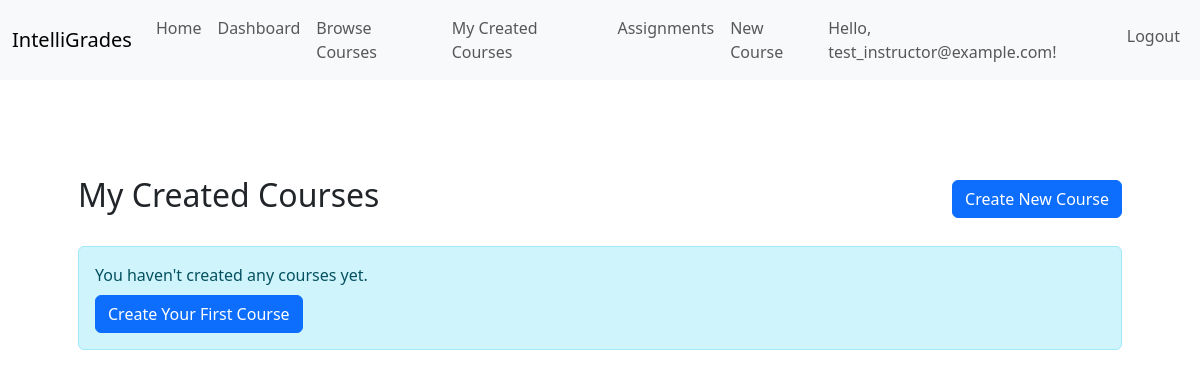
The app's page /courses/my-created-courses (signed in), older data.
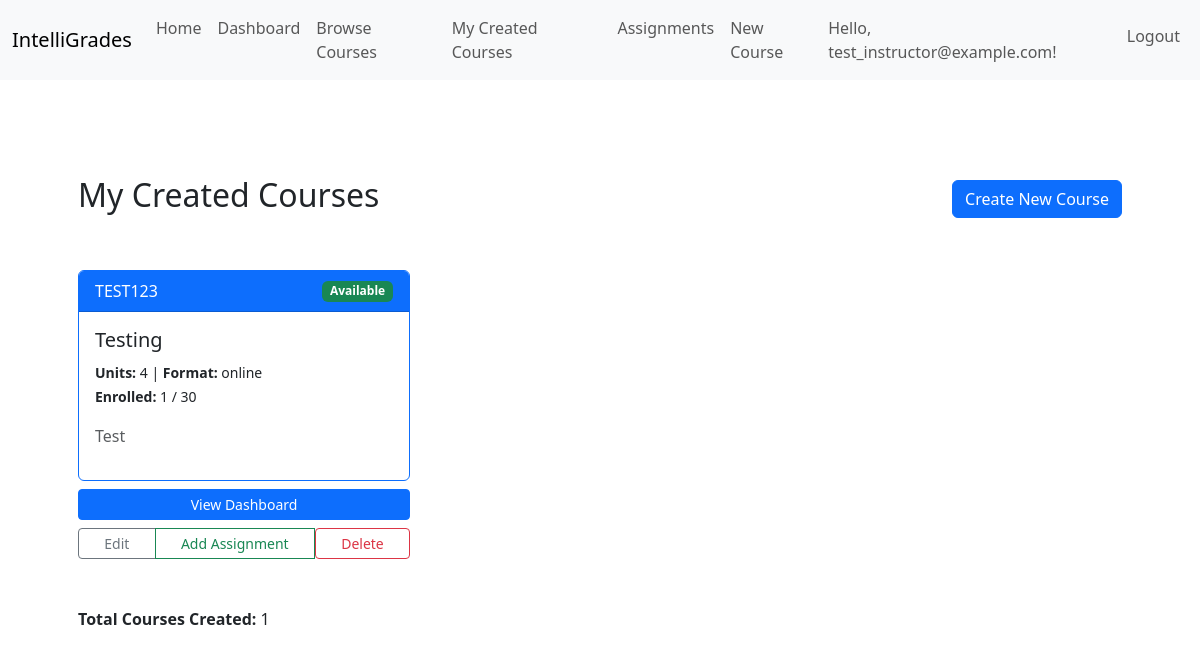
The same page, newer data.
### app/models.py (models this page shows, shortened)
class Course(db.Model):
    __tablename__ = 'courses'
    id = db.Column(db.Integer, primary_key=True)
    code = db.Column(db.String(32), unique=True, nullable=False)
    title = db.Column(db.String(128), nullable=False)
    description = db.Column(db.Text)
    credits = db.Column(db.Integer, nullable=False)  # number of units/credits
    professor = db.Column(db.String(128), nullable=True)
    professor_id = db.Column(db.Integer, db.ForeignKey('users.id'), nullable=True)
    professor_user = db.relationship(
        'User',
        foreign_keys=[professor_id],
        backref='created_courses'
    )
    availability = db.Column(db.Boolean, default=True)
    format = db.Column(db.String(32), default='online')
    max_students = db.Column(db.Integer)
    created_at = db.Column(db.DateTime, default=datetime.utcnow)
    enrollments_rel = db.relationship(
        'Enrollment',
        backref='course',
        lazy='dynamic',
        cascade='all,delete-orphan'
    )
    assignments = db.relationship(
        'Assignment',
        back_populates='course',
        lazy='dynamic',
        cascade='all,delete-orphan'
    )
    def get_student_count(self):
        return self.enrollments_rel.count()

### app/courses/routes.py (the view)
@courses_bp.route('/my-created-courses')
@login_required
@roles_required('professor', 'admin')
def my_created_courses():
    created_courses = Course.query.filter_by(professor_id=current_user.id).all()
    return render_template('courses/my_created_courses.html', courses=created_courses)

### app/__init__.py (called while the page is built)
@login_manager.user_loader
def load_user(user_id):
    return User.query.get(int(user_id))

### app/models.py (called while the page is built)
    @property
    def is_student(self):
        return self.role == self.ROLE_STUDENT

    @property
    def is_professor(self):
        return self.role == self.ROLE_PROFESSOR

### app/courses/templates/courses/my_created_courses.html (shortened to what this page needs)
{% extends "base.html" %} {% block body %}
<div class="container mt-5">
  <div class="d-flex justify-content-between align-items-center mb-4">
    <h2>My Created Courses</h2>
    <a href="{{ url_for('courses.create_course') }}" class="btn btn-primary">
       Create New Course
    </a>
  </div>
  {% if courses %}
  <div class="row g-4 mt-3">
    {% for course in courses %}
    <div class="col-md-6 col-lg-4 d-flex flex-column">
      <a
        href="{{ url_for('courses.course_dashboard', course_id=course.id) }}"
        class="text-decoration-none flex-grow-1"
      >
        <div class="card border-primary pointer course-card h-100">
          <div
            class="card-header bg-primary text-white d-flex justify-content-between align-items-center"
          >
            <span>{{ course.code }}</span>
            {% if course.availability %}
            <span class="badge bg-success">Available</span>
            {% else %}
            <span class="badge bg-danger">Closed</span>
            {% endif %}
          </div>
          <div class="card-body">
            <h5 class="card-title">{{ course.title }}</h5>
            <p class="card-text">
              <small>
                <strong>Units:</strong> {{ course.credits }} |
                <strong>Format:</strong> {{ course.format }}<br />
                <strong>Enrolled:</strong> {{ course.get_student_count() }} {%
                if course.max_students %} / {{ course.max_students }} {% endif
                %}
              </small>
            </p>
            <p class="card-text text-muted">
              {{ course.description[:100] }}
            </p>
          </div>
        </div>
      </a>
      <div class="mb-4 mt-2">
        <a
          href="{{ url_for('courses.course_dashboard', course_id=course.id) }}"
          class="btn btn-sm btn-primary w-100 mb-2"
        >
          View Dashboard
        </a>
        <div class="btn-group w-100" role="group">
          <a
            href="{{ url_for('courses.update_course', course_id=course.id) }}"
            class="btn btn-sm btn-outline-secondary"
          >
            Edit
          </a>
          <a
            href="{{ url_for('assignments.create_assignment', course_id=course.id) }}"
            class="btn btn-sm btn-outline-success"
          >
            Add Assignment
          </a>
          <form
            method="POST"
            action="{{ url_for('courses.delete_course', course_id=course.id) }}"
            style="display: inline"
            class="flex-grow-1"
          >
            <button
              type="submit"
              class="btn btn-sm btn-outline-danger w-100"
              onclick="return confirm('Are you sure you want to delete this course? This action cannot be undone.')"
            >
              Delete
            </button>
          </form>
        </div>
      </div>
    </div>
    {% endfor %}
  </div>
  <div class="mt-4">
    <strong>Total Courses Created:</strong> {{ courses|length }}
  </div>
  {% else %}
  <div class="alert alert-info mt-3">
    <p class="mb-2">You haven't created any courses yet.</p>
    <a href="{{ url_for('courses.create_course') }}" class="btn btn-primary">
      Create Your First Course
    </a>
  </div>
  {% endif %}
</div>
{% endblock %}

Row changes from the older to the newer data that the page shows:
added Course: code "TEST123", shows "Available", title "Testing", credits "4", format "online", get_student_count "1", max_students "30", description "Test"
Text that changed along with them:
{{ courses|length }}: (not shown) → "1"
text no longer shown: "You haven't created any courses yet. Create Your First Course"
text now shown: "Total Courses Created:"
